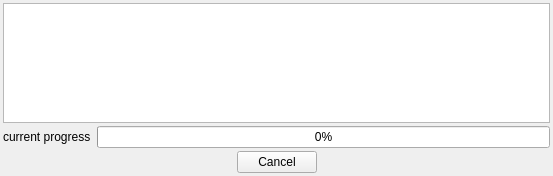
<?xml version="1.0" encoding="UTF-8"?>
<ui version="4.0">
 <class>ProgressWin</class>
 <widget class="QWidget" name="ProgressWin">
  <property name="windowModality">
   <enum>Qt::WindowModal</enum>
  </property>
  <property name="geometry">
   <rect>
    <x>0</x>
    <y>0</y>
    <width>553</width>
    <height>176</height>
   </rect>
  </property>
  <property name="windowTitle">
   <string>work progress</string>
  </property>
  <property name="windowIcon">
   <iconset resource="RealCompare.qrc">
    <normaloff>:/Resources/img/main.png</normaloff>:/Resources/img/main.png</iconset>
  </property>
  <layout class="QVBoxLayout" name="verticalLayout">
   <property name="spacing">
    <number>3</number>
   </property>
   <property name="leftMargin">
    <number>3</number>
   </property>
   <property name="topMargin">
    <number>3</number>
   </property>
   <property name="rightMargin">
    <number>3</number>
   </property>
   <property name="bottomMargin">
    <number>3</number>
   </property>
   <item>
    <widget class="QTextBrowser" name="output">
     <property name="horizontalScrollBarPolicy">
      <enum>Qt::ScrollBarAlwaysOff</enum>
     </property>
    </widget>
   </item>
   <item>
    <layout class="QHBoxLayout" name="horizontalLayout">
     <item>
      <widget class="QLabel" name="label">
       <property name="text">
        <string>current progress</string>
       </property>
      </widget>
     </item>
     <item>
      <widget class="QProgressBar" name="progressBar">
       <property name="value">
        <number>0</number>
       </property>
      </widget>
     </item>
    </layout>
   </item>
   <item>
    <layout class="QHBoxLayout" name="horizontalLayout_2">
     <item>
      <spacer name="horizontalSpacer_2">
       <property name="orientation">
        <enum>Qt::Horizontal</enum>
       </property>
       <property name="sizeHint" stdset="0">
        <size>
         <width>40</width>
         <height>20</height>
        </size>
       </property>
      </spacer>
     </item>
     <item>
      <widget class="QPushButton" name="quitBt">
       <property name="enabled">
        <bool>true</bool>
       </property>
       <property name="text">
        <string>Cancel</string>
       </property>
      </widget>
     </item>
     <item>
      <spacer name="horizontalSpacer">
       <property name="orientation">
        <enum>Qt::Horizontal</enum>
       </property>
       <property name="sizeHint" stdset="0">
        <size>
         <width>40</width>
         <height>20</height>
        </size>
       </property>
      </spacer>
     </item>
    </layout>
   </item>
  </layout>
 </widget>
 <layoutdefault spacing="6" margin="11"/>
 <resources>
  <include location="RealCompare.qrc"/>
 </resources>
 <connections>
  <connection>
   <sender>quitBt</sender>
   <signal>clicked()</signal>
   <receiver>ProgressWin</receiver>
   <slot>slot_quitBt()</slot>
   <hints>
    <hint type="sourcelabel">
     <x>343</x>
     <y>178</y>
    </hint>
    <hint type="destinationlabel">
     <x>364</x>
     <y>175</y>
    </hint>
   </hints>
  </connection>
 </connections>
 <slots>
  <slot>slot_quitBt()</slot>
 </slots>
</ui>
